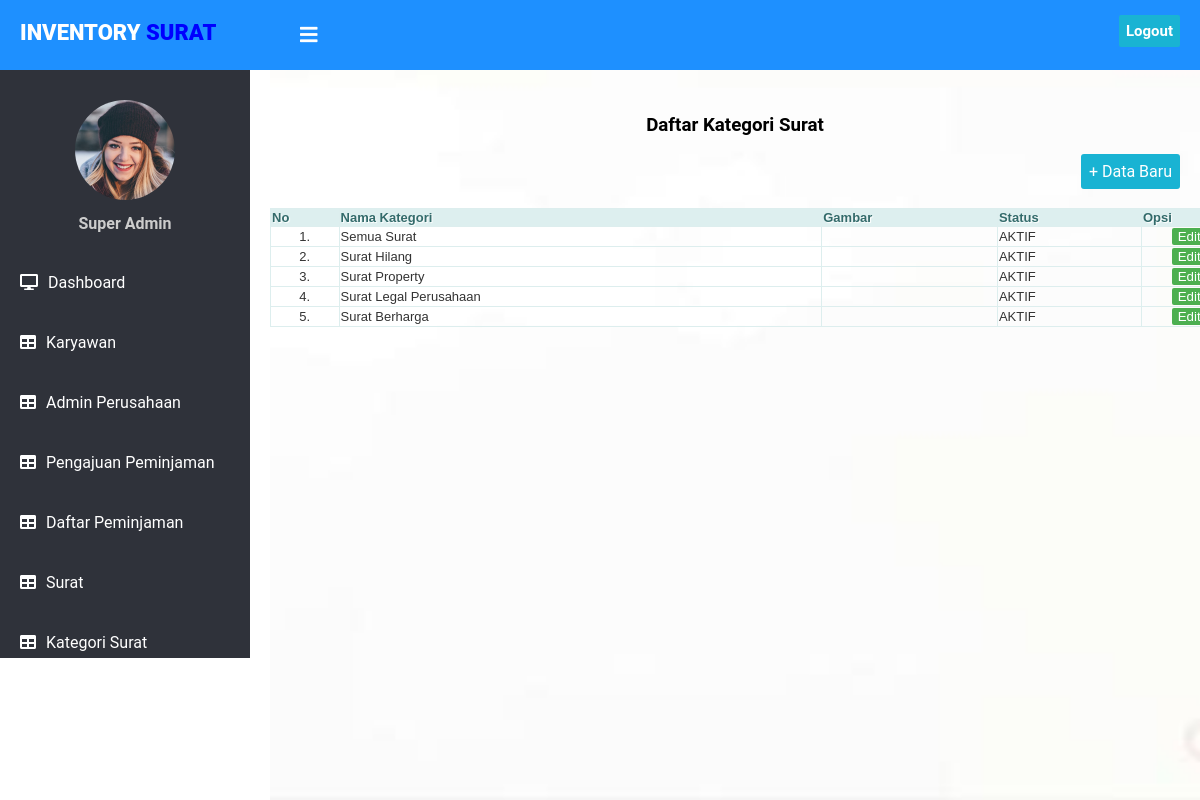
Screenshot of /superadmin/crud_kategori_surat/index.php with the database file from the repository.
### tables this page shows
CREATE TABLE `kategori_surat` (
  `id` int(11) NOT NULL,
  `nama_kategori` varchar(50) NOT NULL,
  `keterangan` varchar(255) NOT NULL,
  `gambar` varchar(255) NOT NULL,
  `status` varchar(50) NOT NULL
);

### superadmin/crud_kategori_surat/index.php (the view, shortened to what this page needs)
<!DOCTYPE html>
<html lang="en" dir="ltr">
<head>
    <link rel="stylesheet" href="../admin/style.css">
    <link rel="stylesheet" href="https://cdnjs.cloudflare.com/ajax/libs/font-awesome/5.12.1/css/all.min.css">
</head>
<body>
    <header>
      <label for="check">
        <i class="fas fa-bars" id="sidebar_btn"></i>
      </label>
      <div class="left_area">
        <h3>Inventory <span>Surat</span></h3>
      </div>
      <div class="right_area">
        <a href="../logout.php" class="logout_btn">Logout</a>
      </div>
    </header>
    <div class="sidebar">
      <center>
        <img src="../admin/1.png" class="profile_image" alt="">
        <h4>Super Admin</h4>
      </center>
      <a href="../dashboard/index.php"><i class="fas fa-desktop"></i><span>Dashboard</span></a>
      <a href="../crud_karyawan/index.php"><i class="fas fa-table"></i><span>Karyawan</span></a>
      <a href="../crud_admin/index.php"><i class="fas fa-table"></i><span>Admin Perusahaan</span></a>
     <a href="../pengajuan_peminjaman/index.php"><i class="fas fa-table"></i><span>Pengajuan Peminjaman</span></a>
      <a href="../daftar_peminjaman/index.php"><i class="fas fa-table"></i><span>Daftar Peminjaman</span></a>
      <a href="../crud_surat/index.php"><i class="fas fa-table"></i><span>Surat</span></a>
      <a href="index.php"><i class="fas fa-table"></i><span>Kategori Surat</span></a>
    </div>
    <div class="content">
      <br/>
      <br/>
      <br/>
      <br/>
      <br/>
      <h3 align="center">Daftar Kategori Surat</h3>
      <div class="button" align="right" >
        <a href="form_tambah.php" class="example_a" rel="nofollow noopener">+ Data Baru</a>
      </div>
      <div style="overflow: auto;">
        <table border="" class="table" width="1075px">
          <br/>
        <tr class="table-th">
          <th>No</th>
          <th>Nama Kategori</th>
          <th>Gambar</th>
          <th>Status</th>
          <th width="200px">Opsi</th>
        </tr>
        <?php
          include "../../koneksi.php";
          $query = mysqli_query($koneksi, "SELECT * FROM kategori_surat") or die(mysqli_error($koneksi));
          $nomor = 1;
          while($data = mysqli_fetch_array($query)) { ?>
            <tr class="table-td">
              <td align="center"><?php echo $nomor++; ?>.</td>
              <td><?php echo $data['nama_kategori']; ?></td>
              <td><?php echo $data['gambar']; ?></td>
              <td><?php echo $data['status']; ?></td>
              <td width="90px" align="center">
              <a href="form_edit.php?id=<?php echo $data['id']; ?>"><button class="edit">Edit</button></a>
              </td>
            </tr>
        <?php
        } ?>
        </table>
      </div>
    </div>
</body>
</html>

### superadmin/admin/style.css (style rules this page uses)
body { margin: 0; padding: 0; font-family: "Roboto", sans-serif; }
header { position: fixed; background: #1E90FF; padding: 20px; width: 100%; height: 30px; }
.left_area h3 { color: #fff; margin: 0; text-transform: uppercase; font-size: 22px; font-weight: 900; }
.left_area span { color: #0000FF; }
.logout_btn { padding: 7px; background: #19B3D3; text-decoration: none; float: right; margin-top: -30px; margin-right: 40px; border-radius: 2px; font-size: 15px; font-weight: 600; color: #fff; transition: 0.5s; transition-property: background; }
.sidebar { background: #2f323a; margin-top: 70px; padding-top: 30px; padding-bottom : 30px; position: fixed; left: 0; width: 250px; height: 528px; transition: 0.5s; transition-property: left; overflow-y : scroll; }
.sidebar .profile_image { width: 100px; height: 100px; border-radius: 100px; margin-bottom: 10px; }
.sidebar h4 { color: #ccc; margin-top: 0; margin-bottom: 20px; }
.sidebar a { color: #fff; display: block; width: 100%; line-height: 60px; text-decoration: none; padding-left: 20px; box-sizing: border-box; transition: 0.5s; transition-property: background; }
.sidebar i { padding-right: 10px; }
label #sidebar_btn { z-index: 1; color: #fff; position: fixed; cursor: pointer; left: 300px; font-size: 20px; margin: 5px 0; transition: 0.5s; transition-property: color; }
.content { margin-left: 270px; background: url(background2.jpg) no-repeat; background-position: center; background-size: cover; height: 100vh; transition: 0.5s; }
.table { border: solid 1px #DDEEEE; border-collapse: collapse; border-spacing: 0; font: normal 13px Arial, sans-serif; }
.table-th { background-color: #DDEFEF; border: solid 1px #DDEEEE; color: #336B6B; padding: 10px; text-align: left; text-shadow: 1px 1px 1px #fff; }
.table-td { border: solid 1px #DDEEEE; color: #333; padding: 10px; text-shadow: 1px 1px 1px #fff; }
.example_a { color: #fff !important; text-decoration: none; background: #19B3D3; padding: 8px; border-radius: 3px; display: inline-block; border: none; transition: all 0.4s ease 0s; }
.edit { color: #fff; background-color: #4CAF50; border : none; border-radius: 2px; }
.button { padding-right: 20px; }

### rows the page displays
kategori_surat: nama_kategori "Semua Surat", status "AKTIF"
kategori_surat: nama_kategori "Surat Hilang", status "AKTIF"
kategori_surat: nama_kategori "Surat Property", status "AKTIF"
kategori_surat: nama_kategori "Surat Legal Perusahaan", status "AKTIF"
kategori_surat: nama_kategori "Surat Berharga", status "AKTIF"
